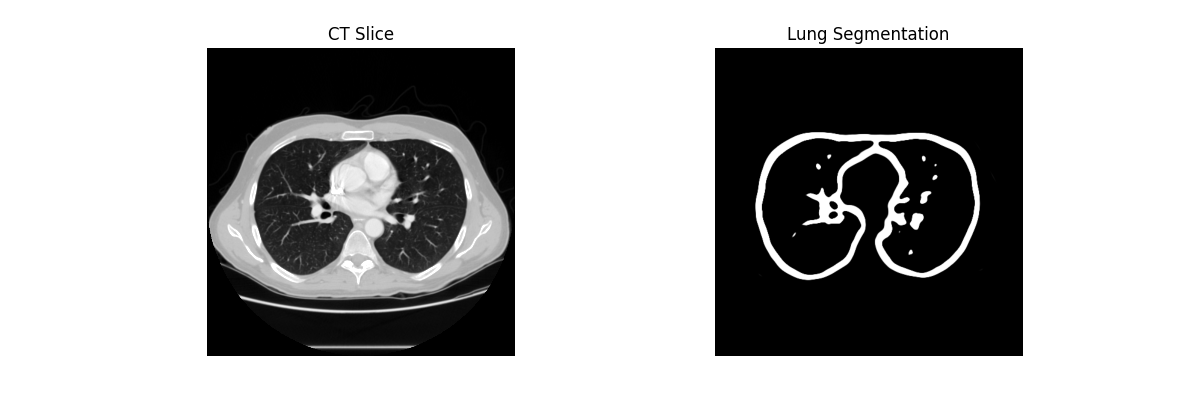
#> input picture pictures/pred_epoch_1.png, 1200 x 400 px
$ python -i utils.py   (imports and definitions only)
#> lines starting #> are read from the running program, lines starting #| are printed output that depends on the picture
#> further down, picture is the input picture: shape (400, 1200); min 0, max 255, mean 170.2

import os
import numpy as np

from medpy.filter.smoothing import anisotropic_diffusion
from scipy.ndimage import median_filter
from skimage import measure, morphology
from sklearn.cluster import KMeans

# Function to check if a directory exists, and create it if it doesn't
def is_dir_path(string):
    if not os.path.isdir(string):
        os.makedirs(string, exist_ok=True) # Create the directory if it doesn't exist
    return string

# Function to segment the lung from a CT image using KMeans and morphological operations
def segment_lung(img):
    # Normalize the image by subtracting the mean and dividing by the standard deviation
    mean = np.mean(img)
#> mean = 170.2
    std = np.std(img)
#> std = 115.1
    img = img-mean
    img = img/std

    # Extract the middle part of the image to estimate threshold
    middle = img[100:400, 100:400]
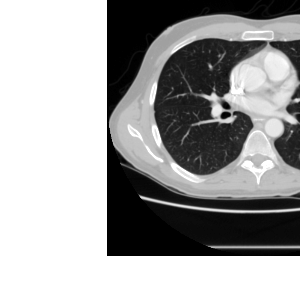
#> middle: shape (300, 300) float64; min -1.48, max 0.737, mean -0.0678; drawn with min black and max white
    mean = np.mean(middle)
#> mean = -0.0678
    max = np.max(img)
#> max = 0.737
    min = np.min(img)
#> min = -1.48

    # Replace max and min values with the mean to avoid artifacts
    img[img == max] = mean
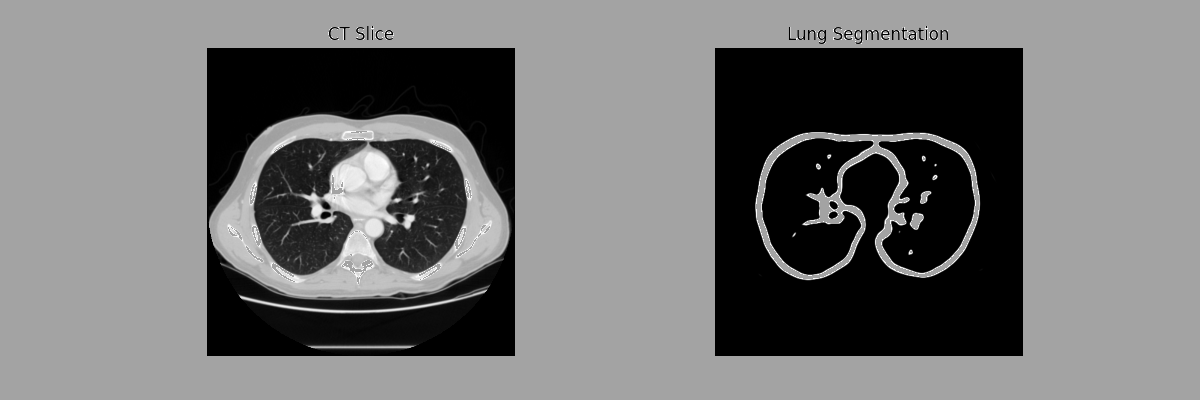
#> img: shape (400, 1200) float64; min -1.48, max 0.728, mean -0.494; drawn with min black and max white
    img[img == min] = mean
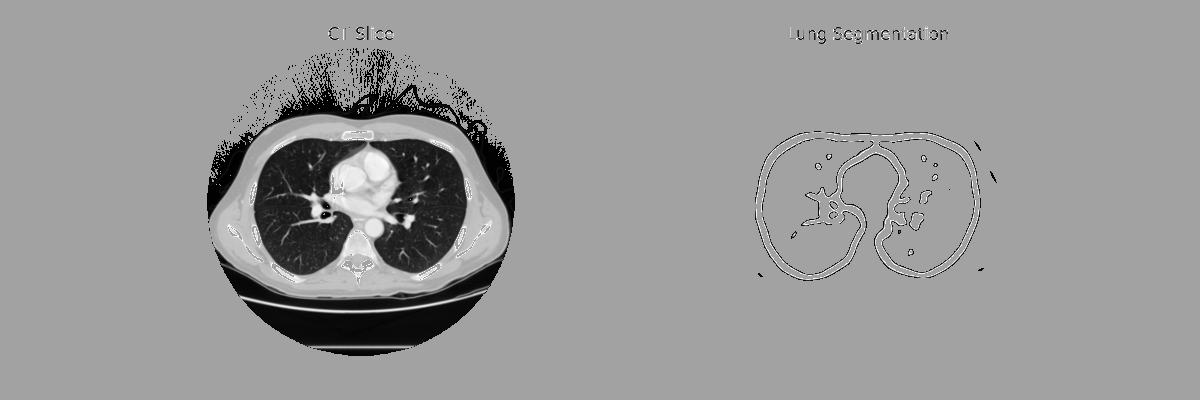
#> img: shape (400, 1200) float64; min -1.47, max 0.728, mean -0.152; drawn with min black and max white

    # Apply median filter to smooth the image
    img = median_filter(img, size=3)
    # Apply anisotropic diffusion to preserve edges while smoothing
#> (the run stopped early here; a loop or call above may not have finished)

$ run again, on pictures/training_and_Validaation_loss.png
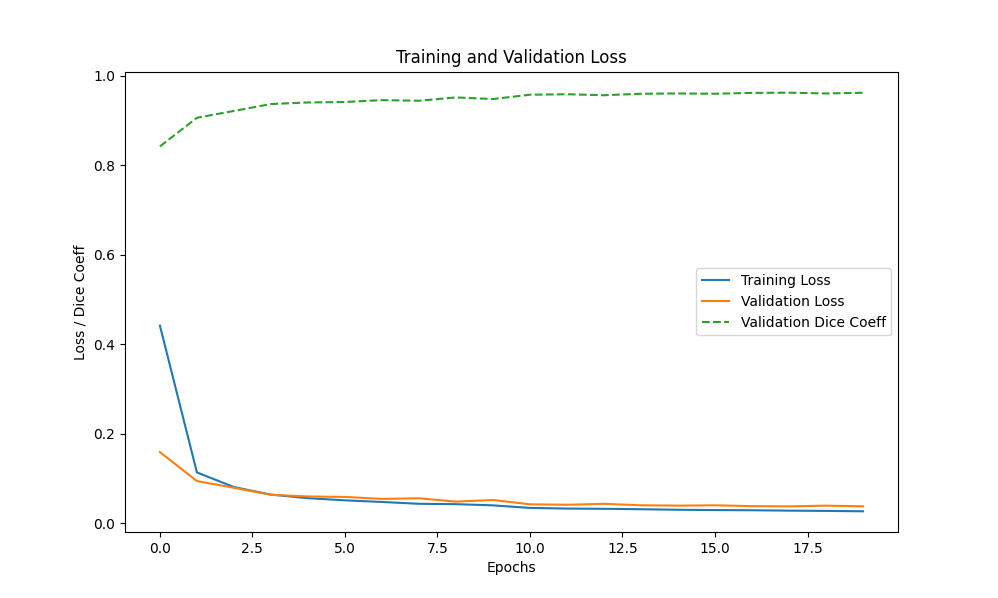
#> input picture pictures/training_and_Validaation_loss.png, 998 x 598 px
#> in segment_lung, `mean = np.mean(img)`: mean = 251.4
#> std = 25.35
#> in segment_lung, `middle = img[100:400, 100:400]`:
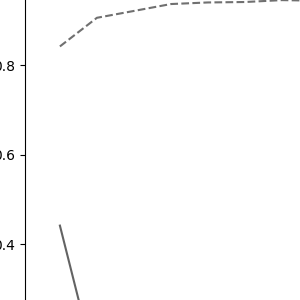
#> middle: shape (300, 300) float64; min -9.92, max 0.141, mean 0.0541; drawn with min black and max white
#> in segment_lung, `mean = np.mean(middle)`: mean = 0.0541
#> max = 0.141
#> min = -9.92
#> in segment_lung, `img[img == min] = mean`:
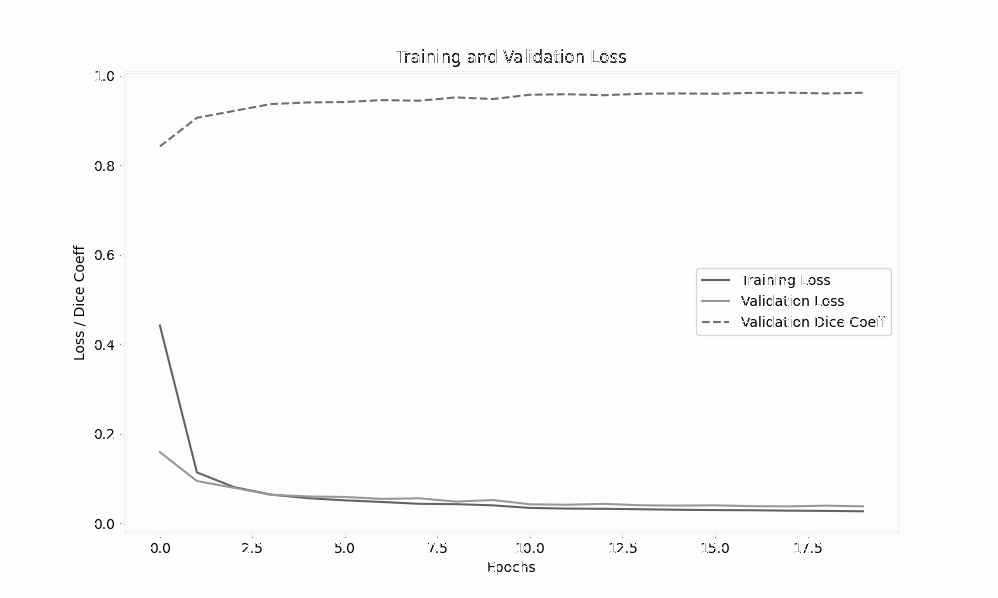
#> img: shape (598, 998) float64; min -9.88, max 0.102, mean -0.0316; drawn with min black and max white
